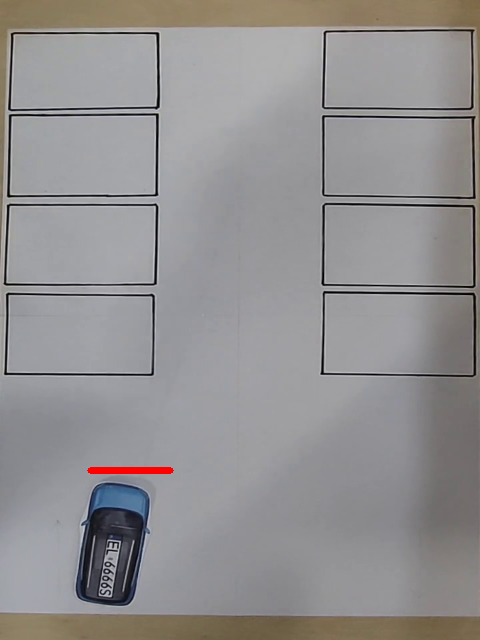
#> input picture new_images/car_1.png, 480 x 640 px, given in place of autka4.mp4, which was not available
$ python all_features.py
#> lines starting #> are read from the running program, lines starting #| are printed output that depends on the picture; after the words box and inside, x2 and y2 are one past the last pixel; in counts of white or black regions, pixels touching at a corner belong together; pictures that were not available may be replaced by others from this repository, and a replacement may not be noted
#> further down, frame is the input picture: shape (640, 480, 3); mean B, G, R 144.9, 144.1, 146.4
import numpy as np
import cv2
import skimage
from skimage import img_as_ubyte, morphology
import time

def detect_parking_spots(image):
    gray = cv2.cvtColor(image, cv2.COLOR_BGR2GRAY)
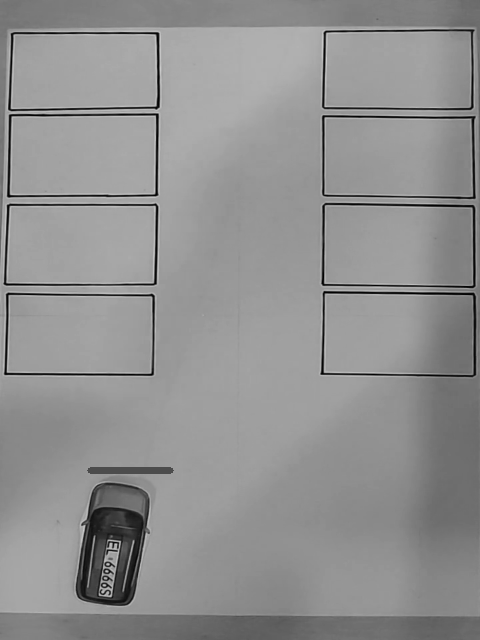
#> gray: shape (640, 480); min 0, max 205, mean 144.9
    blurred = cv2.GaussianBlur(gray, (5, 5), 0)
    _, binary = cv2.threshold(blurred, 104, 255, cv2.THRESH_BINARY)
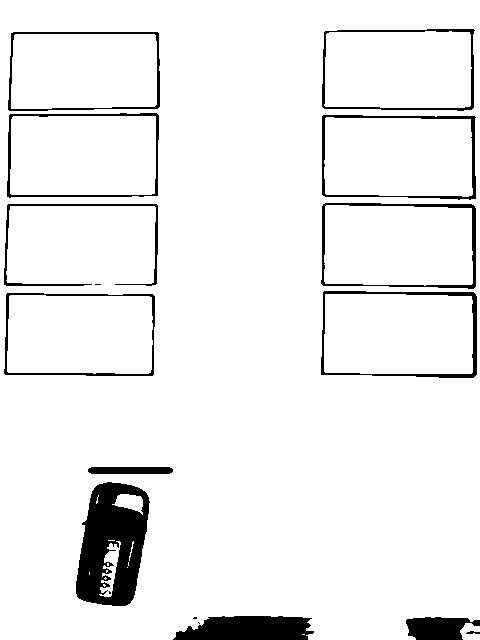
#> binary: shape (640, 480); 93.7% white; 17 black regions (4 under 20 px)
    morphology.closing(binary, morphology.disk(10))
    contours, _ = cv2.findContours(binary, cv2.RETR_TREE, cv2.CHAIN_APPROX_SIMPLE)
#> contours = 38 contours, 17 with area under 20; largest, box (x1, y1, x2, y2) and area: (0, 0, 480, 640) 301742, (320, 290, 478, 379) 13314, (320, 202, 477, 290) 13040, (321, 114, 477, 201) 12790, (6, 112, 160, 199) 12708
    parking_spots = {}
    spot_label = ord('A')
    for i, contour in enumerate(contours):
        approx = cv2.approxPolyDP(contour, 0.02 * cv2.arcLength(contour, True), True)
        if len(approx) == 4:
            (x, y, w, h) = cv2.boundingRect(approx)
            aspect_ratio = w / float(h)
            if aspect_ratio > 1 and aspect_ratio < 3:
                if i % 2 == 0:
                    parking_spots[chr(spot_label)] = [x, y, w, h]
                    spot_label += 1
#> this loop made 38 passes
#> (contour, approx, x, y, w, h, aspect_ratio) on pass 11: ([[106, 570], [106, 572], [107, 571], [107, 570]], [[107, 570], [106, 570], [106, 572], [107, 571]], 106, 570, 2, 3, 0.667)
#> after the loop, parking_spots = {'A': [5, 293, 150, 83], 'B': [321, 291, 157, 85], 'C': [322, 204, 155, 83], 'D': [321, 115, 156, 84], 'E': [6, 113, 154, 84], 'F': [9, 31, 152, 81], 'G': [321, 30, 155, 81]}; spot_label = 72
    print(f"Detected {len(parking_spots)} parking spots")
#| Detected 7 parking spots
    return parking_spots

def is_inside(spot, point):
    x, y, w, h = spot
    px, py = point
    return x <= px <= x + w and y <= py <= y + h

def detect_car_on_spot(keypoints, parking_data, parking_status, spot_timers, registration_plates):
    for keypoint in keypoints:
        kp_x, kp_y = int(keypoint.pt[0]), int(keypoint.pt[1])
        for spot_label, spot in parking_data.items():
            if is_inside(spot, (kp_x, kp_y)):
                if parking_status[spot_label] is None:
                    parking_status[spot_label] = registration_plates.pop(0) if registration_plates else "Unknown"
                    spot_timers[spot_label] = time.time()
                    print(f"Miejsce {spot_label} zostało zajęte")
                else:
                    spot_timers[spot_label] = time.time()

def update_parking_status(parking_status, spot_timers, timeout=1.7):
    current_time = time.time()
    for spot_label in parking_status:
        if parking_status[spot_label] is not None and spot_timers[spot_label] and current_time - spot_timers[spot_label] > timeout:
            print(f"Miejsce {spot_label} stało się wolne")
            parking_status[spot_label] = None
            spot_timers[spot_label] = None

def threshold(img: np.ndarray) -> np.ndarray:
    gray = cv2.cvtColor(img, cv2.COLOR_BGR2GRAY)
    _, binary = cv2.threshold(gray, 95, 255, cv2.THRESH_BINARY)
    return cv2.bitwise_not(binary)

def entry_gate(frame, keypoints, gate_open, gate_open_time):
    gate_color = (0, 255, 0) if gate_open else (0, 0, 255)
    if gate_open:
        cv2.line(frame, (90, 470), (90, 390), gate_color, 5)
    else:
        cv2.line(frame, (90, 470), (170, 470), gate_color, 5)

    for keypoint in keypoints:
        x, y = keypoint.pt
        if abs(x - 90) < 50 and abs(y - 470) < 80:
            gate_open = True
            gate_open_time = time.time()

    if gate_open and time.time() - gate_open_time > 4:
        gate_open = False

    return gate_open, gate_open_time

def exit_gate(frame, keypoints, gate_open, gate_open_time):
    gate_color = (0, 255, 0) if gate_open else (0, 0, 255)
    if gate_open:
        cv2.line(frame, (420, 580), (420, 500), gate_color, 5)
    else:
        cv2.line(frame, (340, 580), (420, 580), gate_color, 5)

    for keypoint in keypoints:
        x, y = keypoint.pt
        if abs(x - 340) < 50 and abs(y - 580) < 100:
            gate_open = True
            gate_open_time = time.time()

    if gate_open and time.time() - gate_open_time > 4:
        gate_open = False

    return gate_open, gate_open_time

def detect_collision(keypoints):
    global collision_events
    sizes = [kp.size for kp in keypoints]
    if sizes:
        max_size = max(sizes)
        mean_size = np.mean(sizes)
        if max_size > 1.3 * mean_size:
            largest_kp = max(keypoints, key=lambda kp: kp.size)
            x, y = int(largest_kp.pt[0]), int(largest_kp.pt[1])
            if all(abs(cx - x) > 15 or abs(cy - y) > 15 for cx, cy in collision_events):
                collision_events.append((x, y))
                print(f"Wykryto możliwą stłuczkę na pozycji: ({x}, {y})")

# Video path
video_path = "C:/Users/KOMP/Desktop/studia/5 SEMESTR/PSIO - przetwarzanie obrazow/projekt_parking/autka4.mp4"
cap = cv2.VideoCapture(video_path)

if not cap.isOpened():
    print("Cannot open video")
    exit()

ret, frame = cap.read()
if not ret:
    print("Cannot read frame from video")
    exit()

frame = cv2.resize(frame, (480, 640))
parking_data = detect_parking_spots(frame)
#> parking_data has the same summary as parking_spots in detect_parking_spots

params = cv2.SimpleBlobDetector_Params()
params.filterByArea = True
params.minArea = 2000
params.maxArea = 20000
params.filterByCircularity = True
params.minCircularity = 0.2
params.filterByConvexity = True
params.minConvexity = 0.5
params.filterByInertia = True
params.minInertiaRatio = 0.01

detector = cv2.SimpleBlobDetector_create(params)

collision_events = []

registration_plates = ["EL 1111S", "EL 2222S", "EL 5555S", "EL 6666S"]
parking_status = {spot: None for spot in parking_data}
#> parking_status = 7 items
spot_timers = {spot: None for spot in parking_data}
#> spot_timers = 7 items

entry_gate_open = False
entry_gate_open_time = 0
exit_gate_open = False
exit_gate_open_time = 0

while cap.isOpened():
    ret, frame = cap.read()
    if not ret:
        break

    frame_resized = cv2.resize(frame, (480, 640))
    binary = threshold(frame_resized)
#> in threshold, `_, binary = cv2.threshold(gray, 95, 255, cv2.THRESH_BINARY)`:
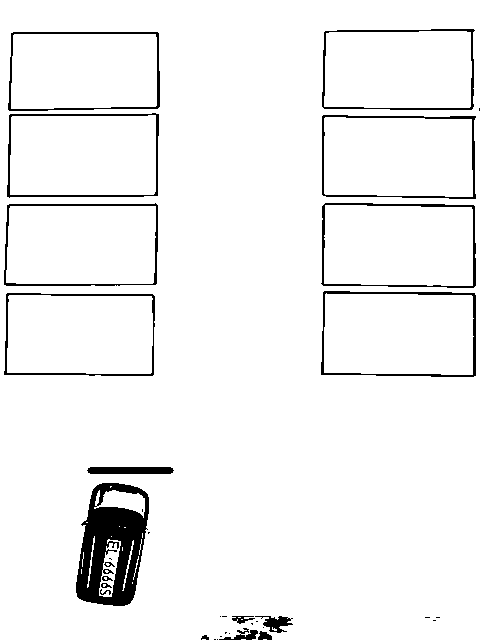
#> binary: shape (640, 480); 95.3% white; 36 black regions (17 under 20 px), largest, box (x1, y1, x2, y2) and area: (76, 483, 149, 606) 5357, (321, 291, 476, 377) 1070, (321, 203, 476, 288) 989
    binary_processed = morphology.remove_small_objects(
        morphology.dilation(morphology.erosion(binary, morphology.disk(2)), morphology.disk(3))
    )
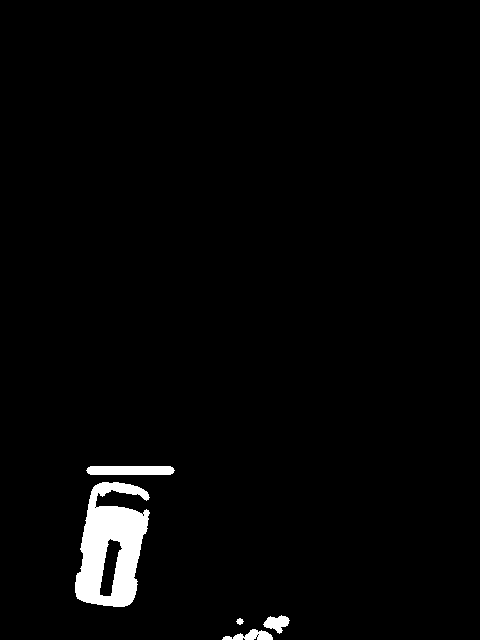
#> binary_processed: shape (640, 480); 2.3% white; 5 white regions, box (x1, y1, x2, y2) and area: (75, 482, 150, 607) 5764, (86, 466, 175, 475) 769, (222, 629, 273, 640) 315, (263, 615, 290, 634) 290, (236, 618, 244, 625) 36

    keypoints = detector.detect(binary_processed)
#> keypoints = 1 keypoints; (x, y, size): (111, 549, 102)

    entry_gate_open, entry_gate_open_time = entry_gate(frame_resized, keypoints, entry_gate_open, entry_gate_open_time)
#> the loop in entry_gate, `for keypoint in keypoints:` made 1 pass
#> (keypoint, x, y, gate_open) on pass 1: (keypoint at (110.7, 549.2), size 102, 110.7, 549.2, True)
#> entry_gate_open = True; entry_gate_open_time = 1.8e+09

    detect_car_on_spot(keypoints, parking_data, parking_status, spot_timers, registration_plates)
#> the loop in detect_car_on_spot, `for keypoint in keypoints:` made 1 pass
#> after the loop in detect_car_on_spot, `for keypoint in keypoints:`: parking_status = 7 items

    update_parking_status(parking_status, spot_timers)
#> the loop in update_parking_status, `for spot_label in parking_status:` made 7 passes

    detect_collision(keypoints)
#> in detect_collision, `sizes = [kp.size for kp in keypoints]`: sizes = [102]
#> in detect_collision, `max_size = max(sizes)`: max_size = 102

    exit_gate_open, exit_gate_open_time = exit_gate(frame_resized, keypoints, exit_gate_open, exit_gate_open_time)
#> in exit_gate, `cv2.line(frame, (340, 580), (420, 580), gate_color, 5)`:
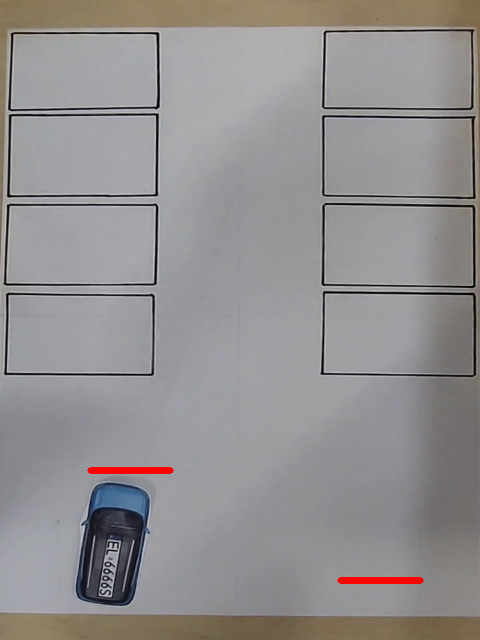
#> frame: shape (640, 480, 3); 0.19% of pixels changed, all inside (x1, y1, x2, y2) = (337, 577, 424, 584)
#> the loop in exit_gate, `for keypoint in keypoints:` made 1 pass
#> exit_gate_open = False; exit_gate_open_time = 0

    for spot_label, spot in parking_data.items():
        x, y, w, h = spot
        color = (0, 0, 255) if parking_status[spot_label] else (0, 255, 0)
        cv2.rectangle(frame_resized, (x, y), (x + w, y + h), color, 2)
#> this loop made 7 passes
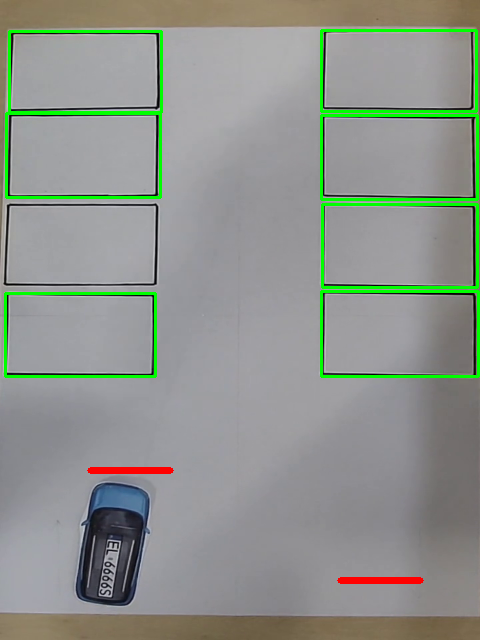
#> frame_resized: shape (640, 480, 3); 3.13% of pixels changed, all inside (x1, y1, x2, y2) = (4, 29, 480, 378)

    im_with_keypoints = cv2.drawKeypoints(
        frame_resized, keypoints, np.array([]), (0, 0, 255), cv2.DRAW_MATCHES_FLAGS_DRAW_RICH_KEYPOINTS
    )
    cv2.imshow("Frame", im_with_keypoints)
    if cv2.waitKey(1) == ord("q"):
#> (key q is pressed here)
        break

cap.release()
cv2.destroyAllWindows()

$ run again, on new_images/car_2.png
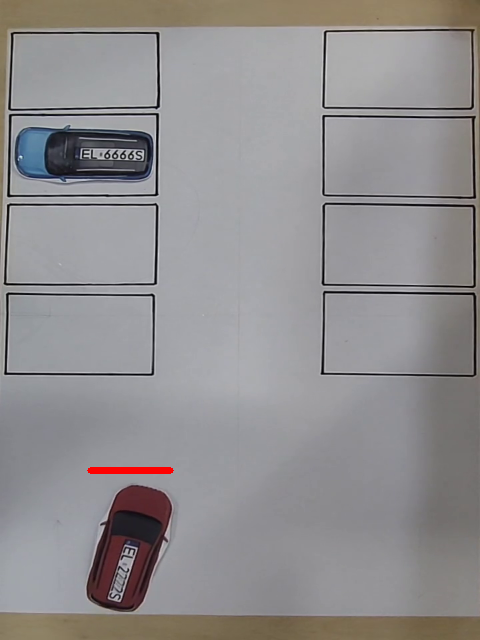
#> input picture new_images/car_2.png, 480 x 640 px, given in place of autka4.mp4, which was not available
#> frame is the input picture: shape (640, 480, 3); mean B, G, R 143.2, 142.1, 144.5
#> in detect_parking_spots, `_, binary = cv2.threshold(blurred, 104, 255, cv2.THRESH_BINARY)`:
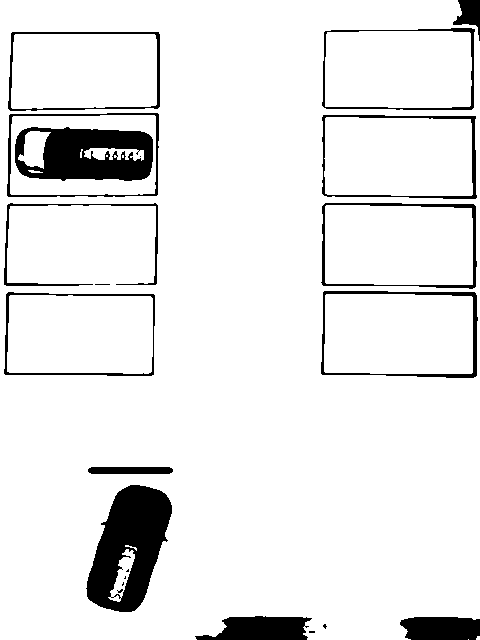
#> binary: shape (640, 480); 91.8% white; 22 black regions (8 under 20 px)
#> contours = 44 contours, 20 with area under 20; largest, box (x1, y1, x2, y2) and area: (0, 0, 480, 640) 301781, (320, 290, 479, 379) 13313, (320, 202, 478, 290) 13021, (321, 114, 478, 200) 12774, (6, 112, 160, 198) 12688
#> the loop in detect_parking_spots, `for i, contour in enumerate(contours):` made 44 passes
#> (approx, x, y, w, h, aspect_ratio) on passes 3, 11, 16, 18, 19, 20: ([[0, 0], [0, 639], [479, 618], [457, 0]], 0, 0, 480, 640, 0.75), ([[116, 590], [117, 589], [118, 590], [117, 591]], 116, 589, 3, 3, 1), ([[121, 569], [122, 568], [123, 569], [122, 570]], 121, 568, 3, 3, 1), ([[87, 469], [169, 466], [173, 471], [91, 474]], 87, 466, 87, 9, 9.67), ([[5, 294], [153, 293], [154, 374], [5, 375]], 5, 293, 150, 83, 1.81), ([[9, 296], [7, 371], [151, 371], [150, 296]], 7, 296, 145, 76, 1.91)
#> after the loop in detect_parking_spots, `for i, contour in enumerate(contours):`: parking_spots = {'A': [5, 293, 150, 83], 'B': [322, 291, 156, 85], 'C': [325, 206, 148, 79], 'D': [322, 115, 156, 83], 'E': [6, 113, 154, 84], 'F': [10, 31, 151, 81], 'G': [321, 29, 155, 82]}; spot_label = 72
#| Detected 7 parking spots
#> parking_data has the same summary as parking_spots in detect_parking_spots
#> `parking_status = {spot: None for spot in parking_data}`: parking_status = 7 items
#> binary_processed: shape (640, 480); 4.1% white; 6 white regions, box (x1, y1, x2, y2) and area: (86, 484, 173, 613) 6886, (38, 127, 154, 182) 4662, (86, 466, 175, 475) 769, (14, 159, 36, 179) 174, (14, 132, 24, 148) 80, (472, 0, 480, 7) 41
#> keypoints = 2 keypoints; (x, y, size): (129, 548, 103.6), (97, 155, 90.8)
#> the loop in entry_gate, `for keypoint in keypoints:` made 2 passes
#> (keypoint, x, y, gate_open) on pass 1: (keypoint at (128.6, 548.1), size 103.6, 128.6, 548.1, True)
#> entry_gate_open = True; entry_gate_open_time = 1.8e+09
#> the loop in detect_car_on_spot, `for keypoint in keypoints:` made 2 passes
#> (printed output is left out)
#> after the loop in detect_car_on_spot, `for keypoint in keypoints:`: parking_status = 7 items
#> the loop in update_parking_status, `for spot_label in parking_status:` made 7 passes
#> sizes = [103.6, 90.81]
#> max_size = 103.6
#> mean_size = 97.2
#> frame: shape (640, 480, 3); 0.19% of pixels changed, all inside (x1, y1, x2, y2) = (337, 577, 424, 584)
#> the loop in exit_gate, `for keypoint in keypoints:` made 2 passes
#> (keypoint, x, y) on passes 1 to 2: (keypoint at (128.6, 548.1), size 103.6, 128.6, 548.1), (keypoint at (97.4, 154.7), size 90.8, 97.38, 154.7)
#> exit_gate_open = False; exit_gate_open_time = 0
#> the loop `for spot_label, spot in parking_data.items():` made 7 passes
#> (spot_label, x, y, w, h, color) on passes 1 to 7: ('A', 5, 293, 150, 83, (0, 255, 0)), ('B', 322, 291, 156, 85, (0, 255, 0)), ('C', 325, 206, 148, 79, (0, 255, 0)), ('D', 322, 115, 156, 83, (0, 255, 0)), ('E', 6, 113, 154, 84, (0, 0, 255)), ('F', 10, 31, 151, 81, (0, 255, 0)), ('G', 321, 29, 155, 82, (0, 255, 0))
#> after the loop `for spot_label, spot in parking_data.items():`:
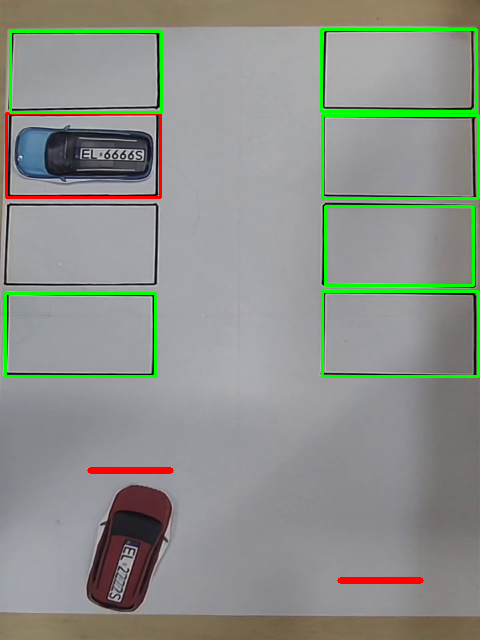
#> frame_resized: shape (640, 480, 3); mean B, G, R 139.1, 145, 141.8

$ run again, on new_images/car_3.png
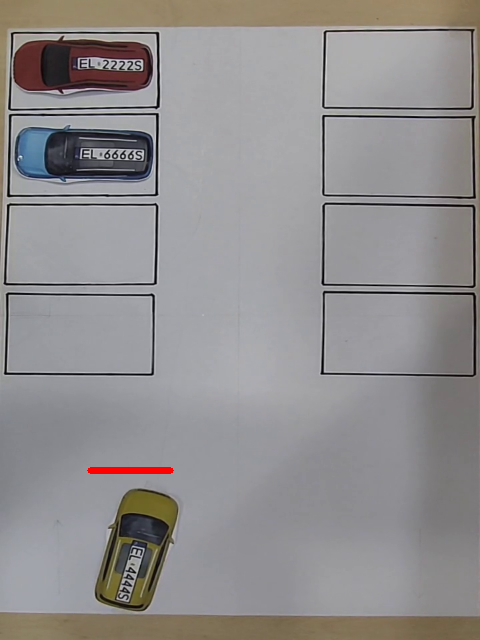
#> input picture new_images/car_3.png, 480 x 640 px, given in place of autka4.mp4, which was not available
#> frame is the input picture: shape (640, 480, 3); mean B, G, R 142.5, 142, 144.8
#> in detect_parking_spots, `_, binary = cv2.threshold(blurred, 104, 255, cv2.THRESH_BINARY)`:
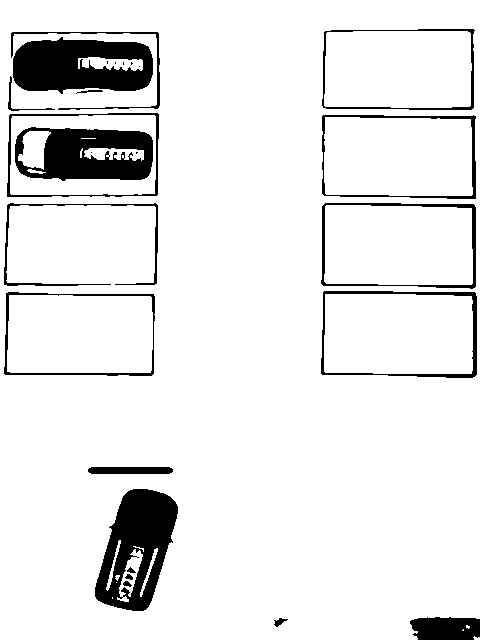
#> binary: shape (640, 480); 91.1% white; 26 black regions (7 under 20 px)
#> contours = 51 contours, 19 with area under 20; largest, box (x1, y1, x2, y2) and area: (0, 0, 480, 640) 304618, (320, 290, 478, 379) 13316, (320, 202, 477, 290) 13033, (321, 114, 477, 200) 12778, (6, 112, 160, 198) 12655
#> the loop in detect_parking_spots, `for i, contour in enumerate(contours):` made 51 passes
#> (approx, x, y, w, h, aspect_ratio) on passes 4, 18, 19, 20, 21, 22: ([[0, 0], [0, 639], [479, 618], [479, 0]], 0, 0, 480, 640, 0.75), ([[87, 469], [169, 466], [173, 471], [91, 474]], 87, 466, 87, 9, 9.67), ([[5, 293], [153, 293], [154, 373], [5, 375]], 5, 293, 150, 83, 1.81), ([[9, 295], [7, 371], [150, 372], [150, 296]], 7, 295, 144, 78, 1.85), ([[322, 292], [474, 291], [477, 374], [322, 375]], 322, 291, 156, 85, 1.84), ([[325, 294], [325, 372], [471, 373], [471, 296]], 325, 294, 147, 80, 1.84)
#> after the loop in detect_parking_spots, `for i, contour in enumerate(contours):`: parking_spots = {'A': [5, 293, 150, 83], 'B': [322, 291, 156, 85], 'C': [321, 203, 156, 84], 'D': [325, 117, 148, 78], 'E': [11, 115, 144, 80], 'F': [9, 76, 47, 35], 'G': [325, 32, 146, 75]}; spot_label = 72
#| Detected 7 parking spots
#> parking_data has the same summary as parking_spots in detect_parking_spots
#> `parking_status = {spot: None for spot in parking_data}`: parking_status = 7 items
#> binary_processed: shape (640, 480); 5.4% white; 5 white regions, box (x1, y1, x2, y2) and area: (12, 37, 154, 93) 6269, (94, 488, 179, 612) 4945, (40, 127, 154, 181) 4597, (86, 466, 175, 475) 769, (16, 164, 36, 179) 125
#> keypoints = 3 keypoints; (x, y, size): (136, 549, 99.5), (82, 65, 98.7), (98, 155, 89.6)
#> the loop in entry_gate, `for keypoint in keypoints:` made 3 passes
#> (keypoint, x, y, gate_open) on pass 1: (keypoint at (136.3, 549.3), size 99.5, 136.3, 549.3, True)
#> entry_gate_open = True; entry_gate_open_time = 1.8e+09
#> the loop in detect_car_on_spot, `for keypoint in keypoints:` made 3 passes
#> (printed output is left out)
#> after the loop in detect_car_on_spot, `for keypoint in keypoints:`: parking_status = 7 items
#> the loop in update_parking_status, `for spot_label in parking_status:` made 7 passes
#> sizes = [99.49, 89.59, 98.67]
#> max_size = 99.49
#> mean_size = 95.92
#> frame: shape (640, 480, 3); 0.19% of pixels changed, all inside (x1, y1, x2, y2) = (337, 577, 424, 584)
#> the loop in exit_gate, `for keypoint in keypoints:` made 3 passes
#> (keypoint, x, y) on passes 1 to 3: (keypoint at (136.3, 549.3), size 99.5, 136.3, 549.3), (keypoint at (97.7, 154.6), size 89.6, 97.67, 154.6), (keypoint at (81.9, 65), size 98.7, 81.94, 65.01)
#> exit_gate_open = False; exit_gate_open_time = 0
#> the loop `for spot_label, spot in parking_data.items():` made 7 passes
#> (spot_label, x, y, w, h, color) on passes 1 to 7: ('A', 5, 293, 150, 83, (0, 255, 0)), ('B', 322, 291, 156, 85, (0, 255, 0)), ('C', 321, 203, 156, 84, (0, 255, 0)), ('D', 325, 117, 148, 78, (0, 255, 0)), ('E', 11, 115, 144, 80, (0, 0, 255)), ('F', 9, 76, 47, 35, (0, 255, 0)), ('G', 325, 32, 146, 75, (0, 255, 0))
#> after the loop `for spot_label, spot in parking_data.items():`:
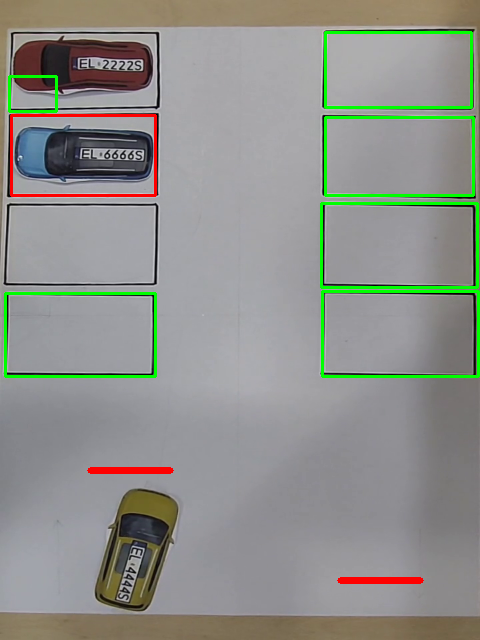
#> frame_resized: shape (640, 480, 3); mean B, G, R 139, 144.7, 142.9
